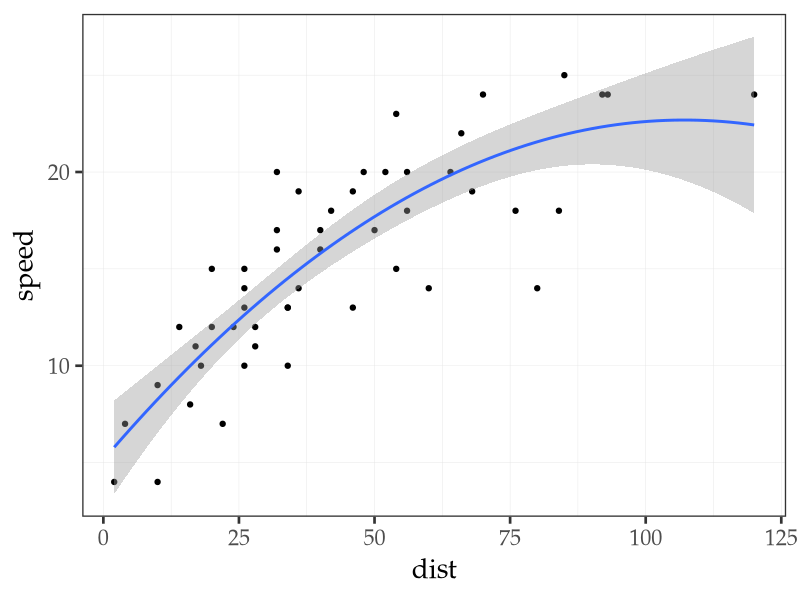
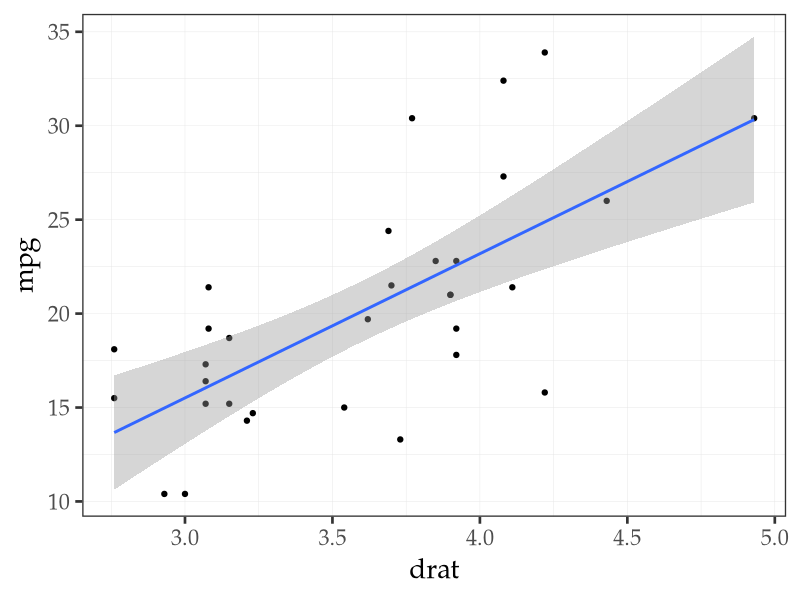

Recreate these plots in R, in order.
## ---- chunk 1
#| label: fig-code-ex
#| fig.cap: Example caption.
#| echo: true
#| code-line-numbers: "|1|2|3|4|5|6|"
#| output-location: slide

library("tidyverse")
ggplot(cars) + 
  aes(x = dist, y = speed) + 
  geom_point() + 
  geom_smooth(method = 'lm', formula = y ~ poly(x, 2)) + 
  theme_bw(base_family = "Palatino", base_size = 20) + 
  theme(
    panel.grid.major = element_line(colour = 'grey90', size = 0.15),
    panel.grid.minor = element_line(colour = 'grey90', size = 0.15)
  )
## ---- chunk 2
#| label: build-fig-tabset
#| echo: true
plot_tabs <- mtcars |>
  ggplot() + 
  aes(x = drat, y = mpg) + 
  geom_point() + 
  geom_smooth(method = lm, formula = "y ~ x") + 
  theme_bw(base_family = "Palatino", base_size = 20) + 
  theme(
    panel.grid.major = element_line(colour = 'grey90', size = 0.15),
    panel.grid.minor = element_line(colour = 'grey90', size = 0.15)
  )
## ---- chunk 3
#| label: fig-tabset
#| fig.cap: Tabset plot
plot_tabs
## ---- chunk 4
#| label: pi-func
p_i <- function(link, icn) {
  out <- glue::glue("<a href='{link}'>{{{{< {icn} >}}}}</a>")
  return(out)
}

tibble::tibble(
  ` ` = c(
    p_i("mailto:joseph.casillas@rutgers.edu", "fa solid envelope"), 
    p_i("www.jvcasillas.com/quarto-rutgers-theme/", "fa solid link"),
    p_i("https://twitter.com/jvcasill", "fa brands twitter"), 
    p_i("https://github.com/jvcasillas", "fa brands github")
  ),
  `  ` = c(
    "joseph.casillas@rutgers.edu", 
    "jvcasillas.com/quarto-rutgers-theme", 
    "@jvcasill", 
    "@jvcasillas"
    )) |>
  knitr::kable(align = c("r", "l"))
